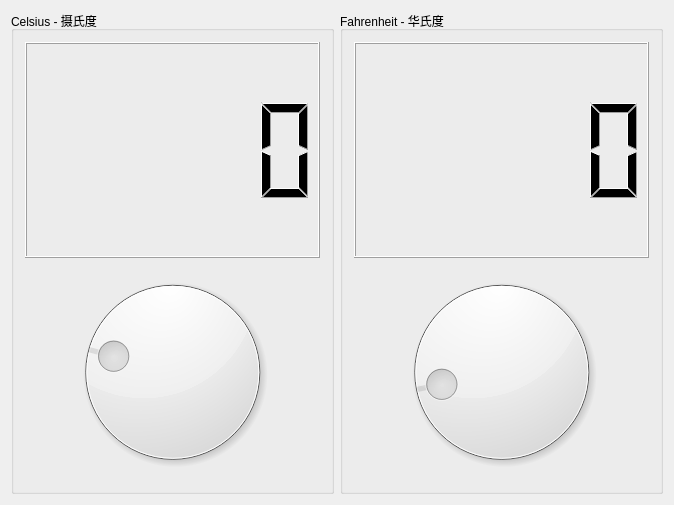
<?xml version="1.0" encoding="UTF-8"?>
<ui version="4.0">
 <class>tempConverterClass</class>
 <widget class="QMainWindow" name="tempConverterClass">
  <property name="geometry">
   <rect>
    <x>0</x>
    <y>0</y>
    <width>674</width>
    <height>505</height>
   </rect>
  </property>
  <property name="contextMenuPolicy">
   <enum>Qt::DefaultContextMenu</enum>
  </property>
  <property name="windowTitle">
   <string>温度换算器</string>
  </property>
  <widget class="QWidget" name="centralWidget">
   <layout class="QGridLayout" name="gridLayout">
    <item row="1" column="0">
     <widget class="QGroupBox" name="groupC">
      <property name="title">
       <string>Celsius - 摄氏度</string>
      </property>
      <layout class="QVBoxLayout" name="verticalLayout">
       <item>
        <widget class="QLCDNumber" name="lcdC"/>
       </item>
       <item>
        <widget class="QDial" name="dialC">
         <property name="minimum">
          <number>-50</number>
         </property>
         <property name="maximum">
          <number>150</number>
         </property>
        </widget>
       </item>
      </layout>
     </widget>
    </item>
    <item row="1" column="1">
     <widget class="QGroupBox" name="groupF">
      <property name="title">
       <string>Fahrenheit - 华氏度</string>
      </property>
      <layout class="QVBoxLayout" name="verticalLayout_2">
       <item>
        <widget class="QLCDNumber" name="lcdF"/>
       </item>
       <item>
        <widget class="QDial" name="dialF">
         <property name="minimum">
          <number>-58</number>
         </property>
         <property name="maximum">
          <number>302</number>
         </property>
        </widget>
       </item>
      </layout>
     </widget>
    </item>
   </layout>
  </widget>
 </widget>
 <layoutdefault spacing="6" margin="11"/>
 <resources>
  <include location="tempconverter.qrc"/>
 </resources>
 <connections/>
</ui>
